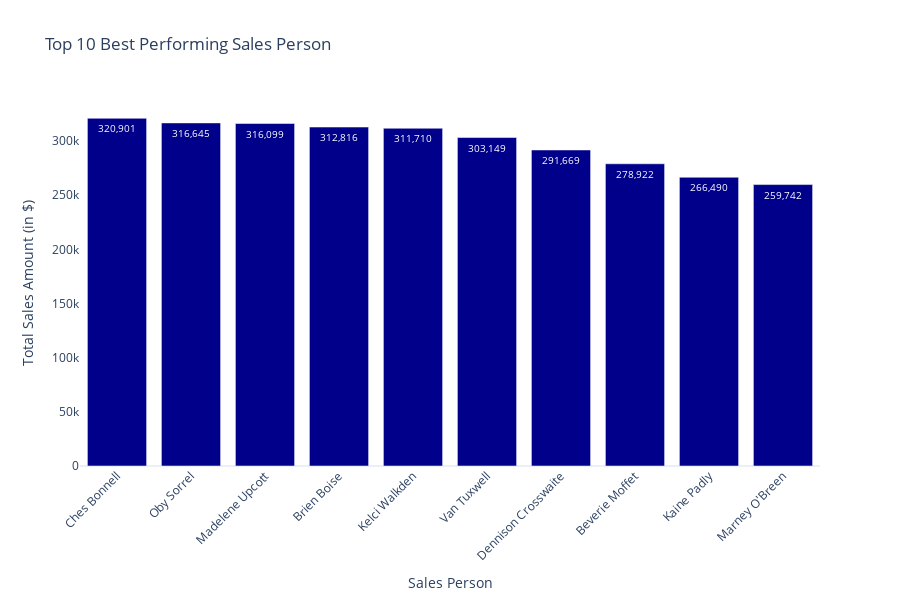

Source (notebook cell):
### Markdown cell above
### **Salesperson's sales performance**

### Code cell
salesperson_performance = df.groupby('Sales Person')['Amount'].sum().sort_values(ascending=False).reset_index(drop=False)[:10]

plot_bar_with_amount('Top 10 Best Performing Sales Person',
                     salesperson_performance, 'Sales Person', 'Amount', -45)

### Figure 1 — Plotly figure (JSON) as saved in the notebook; plotly's stock layout.template omitted (floating-point values rounded to 4 significant figures)
{"data": [{"hovertemplate": "<b>Sales Person:</b> %{x}<br><b>Amount:</b> $%{y:,.0f}<extra></extra>", "marker": {"color": "darkblue"}, "orientation": "v", "text": ["320,901", "316,645", "316,099", "312,816", "311,710", "303,149", "291,669", "278,922", "266,490", "259,742"], "textfont": {"size": 10}, "textposition": "inside", "type": "bar", "x": ["Ches Bonnell", "Oby Sorrel", "Madelene Upcott", "Brien Boise", "Kelci Walkden", "Van Tuxwell", "Dennison Crosswaite", "Beverie Moffet", "Kaine Padly", "Marney O'Breen"], "y": [320900.0, 316600.0, 316100.0, 312800.0, 311700.0, 303100.0, 291700.0, 278900.0, 266500.0, 259700.0]}], "layout": {"height": 600, "hoverlabel": {"bgcolor": "#333333", "bordercolor": "#333333", "font": {"color": "white", "size": 14}}, "title": {"text": "Top 10 Best Performing Sales Person"}, "xaxis": {"showgrid": false, "tickangle": -45, "title": {"text": "Sales Person"}}, "yaxis": {"showgrid": false, "title": {"text": "Total Sales Amount (in $)"}}}}
